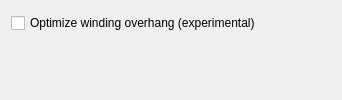
      <widget class="QWidget" name="tab_layout_polar">
       <attribute name="icon">
        <iconset>
         <normaloff>icons/layout_polar.png</normaloff>icons/layout_polar.png</iconset>
       </attribute>
       <attribute name="title">
        <string>Layout polar</string>
       </attribute>
       <layout class="QGridLayout" name="gridLayout_8">
        <item row="0" column="0">
         <layout class="QHBoxLayout" name="horizontalLayout_8">
          <item>
           <widget class="QCheckBox" name="checkBox_opt_wdg_overhang_layout_polar">
            <property name="text">
             <string>Optimize winding overhang (experimental)</string>
            </property>
           </widget>
          </item>
          <item>
           <spacer name="horizontalSpacer_5">
            <property name="orientation">
             <enum>Qt::Horizontal</enum>
            </property>
            <property name="sizeHint" stdset="0">
             <size>
              <width>40</width>
              <height>20</height>
             </size>
            </property>
           </spacer>
          </item>
          <item>
           <widget class="QToolButton" name="Button_cp2clipboard_image_layout_polar">
            <property name="minimumSize">
             <size>
              <width>24</width>
              <height>24</height>
             </size>
            </property>
            <property name="maximumSize">
             <size>
              <width>24</width>
              <height>24</height>
             </size>
            </property>
            <property name="toolTip">
             <string>Copy image to clipboard</string>
            </property>
            <property name="text">
             <string/>
            </property>
            <property name="icon">
             <iconset>
              <normaloff>icons/clipboard.png</normaloff>icons/clipboard.png</iconset>
            </property>
            <property name="autoRaise">
             <bool>true</bool>
            </property>
           </widget>
          </item>
         </layout>
        </item>
        <item row="1" column="0">
         <widget class="QWidget" name="mplwidget_layout_polar" native="true">
          <property name="sizePolicy">
           <sizepolicy hsizetype="Expanding" vsizetype="Expanding">
            <horstretch>0</horstretch>
            <verstretch>0</verstretch>
           </sizepolicy>
          </property>
          <property name="minimumSize">
           <size>
            <width>0</width>
            <height>0</height>
           </size>
          </property>
          <layout class="QVBoxLayout" name="mplvl_layout_polar">
           <property name="spacing">
            <number>0</number>
           </property>
           <property name="topMargin">
            <number>0</number>
           </property>
           <property name="bottomMargin">
            <number>0</number>
           </property>
          </layout>
         </widget>
        </item>
       </layout>
      </widget>
